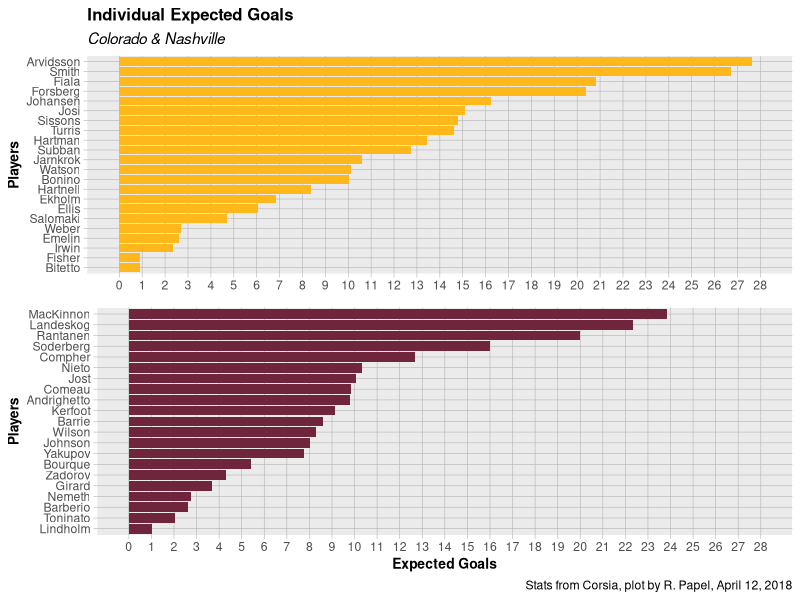
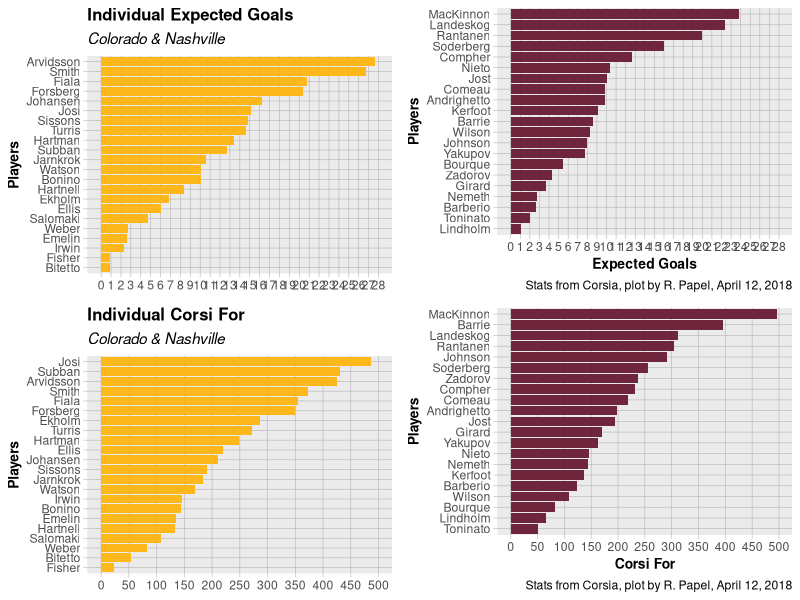

The R script that drew these images, in order:
#' ------------------------
#' Title: **NSH vs COL**
#' Subtitle: Histogrammmmmmmmmmmmmm of G, xGF, iCF
#' Date: April 12, 2018
#' By: Robert Papel
#' ----------------------

library(tidyverse)
library(rmarkdown)
library(ggrepel)
library(gridExtra)
library(cowplot)

firstRound <- read_csv("preds_avs.csv")


#' **Visualizations**
 
teamColor <- c("#FFB81C", # Nashville
               "#6F263D") # Colorado

NSH1 <- firstRound %>% 
  filter(Team == "NSH") %>% 
  mutate(Player = factor(Player)) %>%  
  ggplot() + 
  geom_col(aes(x = fct_reorder(Player, ixGF), 
               y = ixGF, fill = Team),
               show.legend = F) + 
  scale_fill_manual(values = teamColor) +
  labs(
    title = "Individual Expected Goals",
    subtitle = "Colorado & Nashville",
    x = "Players", 
    y = NULL
    # caption = "Stats from Corsia, plot by R. Papel, April 12, 2018"
  ) +
  theme(
    plot.title = element_text(face = "bold", size = 12),
    plot.subtitle = element_text(face = "italic"),
    axis.ticks = element_line(colour = "grey70", size = 0.2),
    panel.grid.major = element_line(colour = "grey70", size = 0.2),
    panel.grid.minor = element_blank(),
    legend.background = element_rect(fill = "grey90", 
                                     size = 3, colour = "white"),
    legend.text = element_text(face = "bold"),
    legend.title = element_text(face = "bold"),
    axis.title.y = element_text(size = 10, face = "bold", color = "black"),
    axis.title.x = element_text(size = 11, face = "bold", color = "black")
  ) +
  ylim(0, 4) +
  scale_y_continuous(limits = c(0, 28),
                     breaks = c(0:28)) +
  coord_flip() 

COL1 <- firstRound %>% 
  filter(Team == "COL") %>% 
  mutate(Player = factor(Player)) %>%  
  ggplot() + 
  geom_col(aes(x = fct_reorder(Player, ixGF), 
               y = ixGF, fill = Team),
           show.legend = F) + 
  scale_fill_manual(values = "#6F263D") +
  labs(
     # title = "Individual Expected Goals",
     # subtitle = "Nashville & Colorado",
     x = "Players", 
     y = "Expected Goals",
     caption = "Stats from Corsia, plot by R. Papel, April 12, 2018"
   ) +
  theme(
    plot.title = element_text(face = "bold", size = 12),
    plot.subtitle = element_text(face = "italic"),
    axis.ticks = element_line(colour = "grey70", size = 0.2),
    panel.grid.major = element_line(colour = "grey70", size = 0.2),
    panel.grid.minor = element_blank(),
    legend.background = element_rect(fill = "grey90", 
                                     size = 3, colour = "white"),
    legend.text = element_text(face = "bold"),
    legend.title = element_text(face = "bold"),
    axis.title.y = element_text(size = 10, face = "bold", color = "black"),
    axis.title.x = element_text(size = 10, face = "bold", color = "black")
  ) +
  ylim(0, 4) +
  scale_y_continuous(limits = c(0, 28),
                     breaks = c(0:28)) +
  coord_flip() 


#' **Putting two plots into one graph (or 4?)**

grid.arrange(NSH1, COL1, nrow = 2)






NSH2 <- firstRound %>% 
  filter(Team == "NSH") %>% 
  mutate(Player = factor(Player)) %>%  
  ggplot() + 
  geom_col(aes(x = fct_reorder(Player, iCF), 
               y = iCF, fill = Team),
           show.legend = F) + 
  scale_fill_manual(values = teamColor) +
  labs(
    title = "Individual Corsi For",
    subtitle = "Colorado & Nashville",
    x = "Players", 
    y = NULL
    # caption = "Stats from Corsia, plot by R. Papel, April 12, 2018"
  ) +
  theme(
    plot.title = element_text(face = "bold", size = 12),
    plot.subtitle = element_text(face = "italic"),
    axis.ticks = element_line(colour = "grey70", size = 0.2),
    panel.grid.major = element_line(colour = "grey70", size = 0.2),
    panel.grid.minor = element_blank(),
    legend.background = element_rect(fill = "grey90", 
                                     size = 3, colour = "white"),
    legend.text = element_text(face = "bold"),
    legend.title = element_text(face = "bold"),
    axis.title.y = element_text(size = 10, face = "bold", color = "black"),
    axis.title.x = element_text(size = 11, face = "bold", color = "black")
  ) +
  ylim(0, 4) +
  scale_y_continuous(limits = c(0, 500),
                     breaks = c(0, 50, 100, 150, 200, 
                                250, 300, 350, 400, 450, 500)) +
  coord_flip() 

COL2 <- firstRound %>% 
  filter(Team == "COL") %>% 
  mutate(Player = factor(Player)) %>%  
  ggplot() + 
  geom_col(aes(x = fct_reorder(Player, iCF), 
               y = iCF, fill = Team),
           show.legend = F) + 
  scale_fill_manual(values = "#6F263D") +
  labs(
    # title = "Individual Expected Goals",
    # subtitle = "Nashville & Colorado",
    x = "Players", 
    y = "Corsi For",
    caption = "Stats from Corsia, plot by R. Papel, April 12, 2018"
  ) +
  theme(
    plot.title = element_text(face = "bold", size = 12),
    plot.subtitle = element_text(face = "italic"),
    axis.ticks = element_line(colour = "grey70", size = 0.2),
    panel.grid.major = element_line(colour = "grey70", size = 0.2),
    panel.grid.minor = element_blank(),
    legend.background = element_rect(fill = "grey90", 
                                     size = 3, colour = "white"),
    legend.text = element_text(face = "bold"),
    legend.title = element_text(face = "bold"),
    axis.title.y = element_text(size = 10, face = "bold", color = "black"),
    axis.title.x = element_text(size = 10, face = "bold", color = "black")
  ) +
  scale_y_continuous(limits = c(0, 500),
                     breaks = c(0, 50, 100, 150, 200, 
                                250, 300, 350, 400, 450, 500)) +
  coord_flip() 

grid.arrange(NSH1, COL1, NSH2, COL2, nrow = 2)
